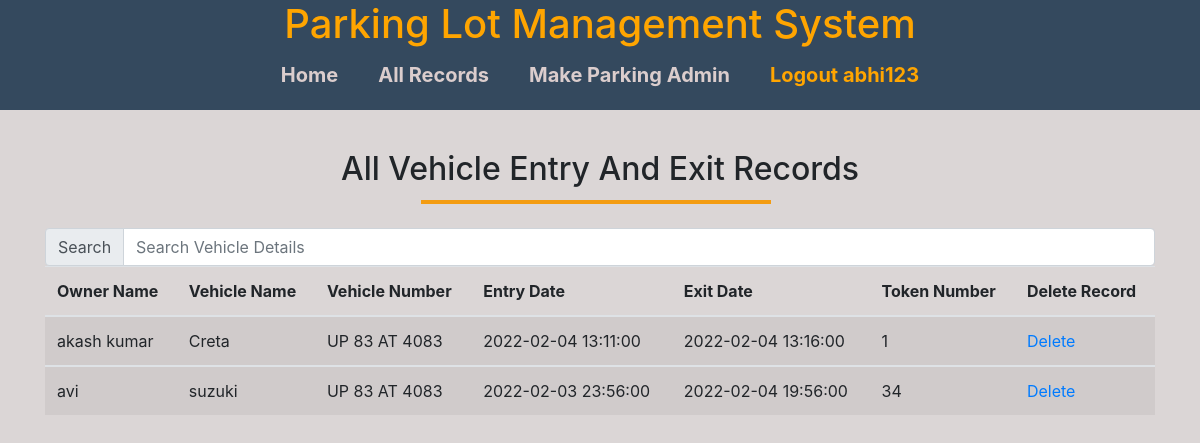
The page /agent/record.php (signed in) on the database its author committed.
### tables this page shows
CREATE TABLE `update_info` (
  `Owner_name` varchar(30) NOT NULL,
  `Vehicle_name` varchar(30) NOT NULL,
  `Vehicle_number` varchar(30) NOT NULL,
  `Entry_date` varchar(30) NOT NULL,
  `Exit_date` datetime NOT NULL,
  `Token_number` int(11) NOT NULL
);

### agent/record.php (the view, shortened to what this page needs)
<?php
if (!isset($_SESSION["username"])) {
    header("location:http://localhost/parking-point/agent/login.php");
} else {
?>
    <!DOCTYPE html>
    <html lang="en">
    <head>
        <link rel="stylesheet" href="https://maxcdn.bootstrapcdn.com/bootstrap/4.0.0/css/bootstrap.min.css">
        <link rel="stylesheet" href="css/style.css">
    </head>
    <body>
        <div class="container-fluid">
            <div class="row">
                <div class="col-md-12 text-center" id="header">
                    <h1> Parking Lot Management System</h1>
                    <ul>
                        <li><a href="index.php">Home</a></li>
                        <li><a href="record.php">All Records</a></li>
                        <li><a href="admin.php">Make Parking Admin</a></li>
                        <li><a style="color: orange;" href="logout.php">Logout <?php echo $_SESSION['username']; ?></a></li>
                    </ul>
                </div>
            </div>
        </div>
        <section>
            <div class="container">
                <div class="row">
                    <div class="col-md-12 text-center">
                        <h2 class="register1">All Vehicle Entry And Exit Records</h2>
                    </div>
                </div>
                <div class="row">
                    <div class="col-md-12">
                        <div class="input-group">
                            <div class="input-group-prepend">
                                <span class="input-group-text">Search</span>
                            </div>
                            <input type="text" class="form-control" onkeyup="search()" id="text" placeholder="Search Vehicle Details">
                        </div>
                        <table class="table table-striped" id="table">
                            <?php
                            $conn = Mysqli_connect("localhost", "root", "", "parking_project") or die("conection failed!");
                            $sql = "SELECT * FROM update_info";
                            $result = mysqli_query($conn, $sql) or die("query Failed");
                            if (mysqli_num_rows($result) > 0) {
                            ?>
                                <thead>
                                    <tr>
                                        <th>Owner Name</th>
                                        <th>Vehicle Name</th>
                                        <th>Vehicle Number</th>
                                        <th>Entry Date</th>
                                        <th>Exit Date</th>
                                        <th>Token Number</th>
                                        <th>Delete Record</th>
                                    </tr>
                                </thead>
                                <?php
                                while ($row = mysqli_fetch_assoc($result)) {
                                ?>
                                    <tbody>
                                        <tr>
                                            <td><?php echo $row['Owner_name']; ?></td>
                                            <td> <?php echo $row['Vehicle_name']; ?> </td>
                                            <td><?php echo $row['Vehicle_number']; ?></td>
                                            <td> <?php echo $row['Entry_date']; ?></td>
                                            <td> <?php echo $row['Exit_date']; ?></td>
                                            <td><?php echo $row['Token_number']; ?></td>
                                            <td><a href="delete-update.php?Entry_date=<?php echo $row['Entry_date'] ?>">Delete</a></td>
                                        </tr>
                                    </tbody>
                                <?php
                                }
                                ?>
                        </table>
                    <?php
                            } else {
                                echo "No Data found!";
                            }
                    ?>
                    </div>
                </div>
            </div>
        </section>
    </body>
    </html>
<?php
}
?>

### agent/css/style.css (style rules this page uses)
* { padding: 0px; margin: 0px; }
body { background: rgb(219, 214, 214); }
#header { background:#34495e; }
#header h1 { color: orange; }
#header ul { display: flex; justify-content: center; }
#header ul li { list-style-type: none; margin: 0px 10px; padding: 4px 10px; }
#header ul li a { color: rgb(219, 205, 205); font-size: 20px; font-weight: bold; text-decoration: none; transition: all 0.5s ease; }
.register1 { margin: 40px 0px; }
.register1::after { content: ""; width: 350px; height: 4px; background: #f39c12; position: absolute; top: 90px; right: 35%; }

### rows shown on the page
update_info: Owner_name "akash kumar", Vehicle_name "Creta", Vehicle_number "UP 83 AT 4083", Entry_date "2022-02-04 13:11:00", Exit_date "2022-02-04 13:16:00", Token_number "1"
update_info: Owner_name "avi", Vehicle_name "suzuki", Vehicle_number "UP 83 AT 4083", Entry_date "2022-02-03 23:56:00", Exit_date "2022-02-04 19:56:00", Token_number "34"

### other values the page prints
$_SESSION['username'] "abhi123"
